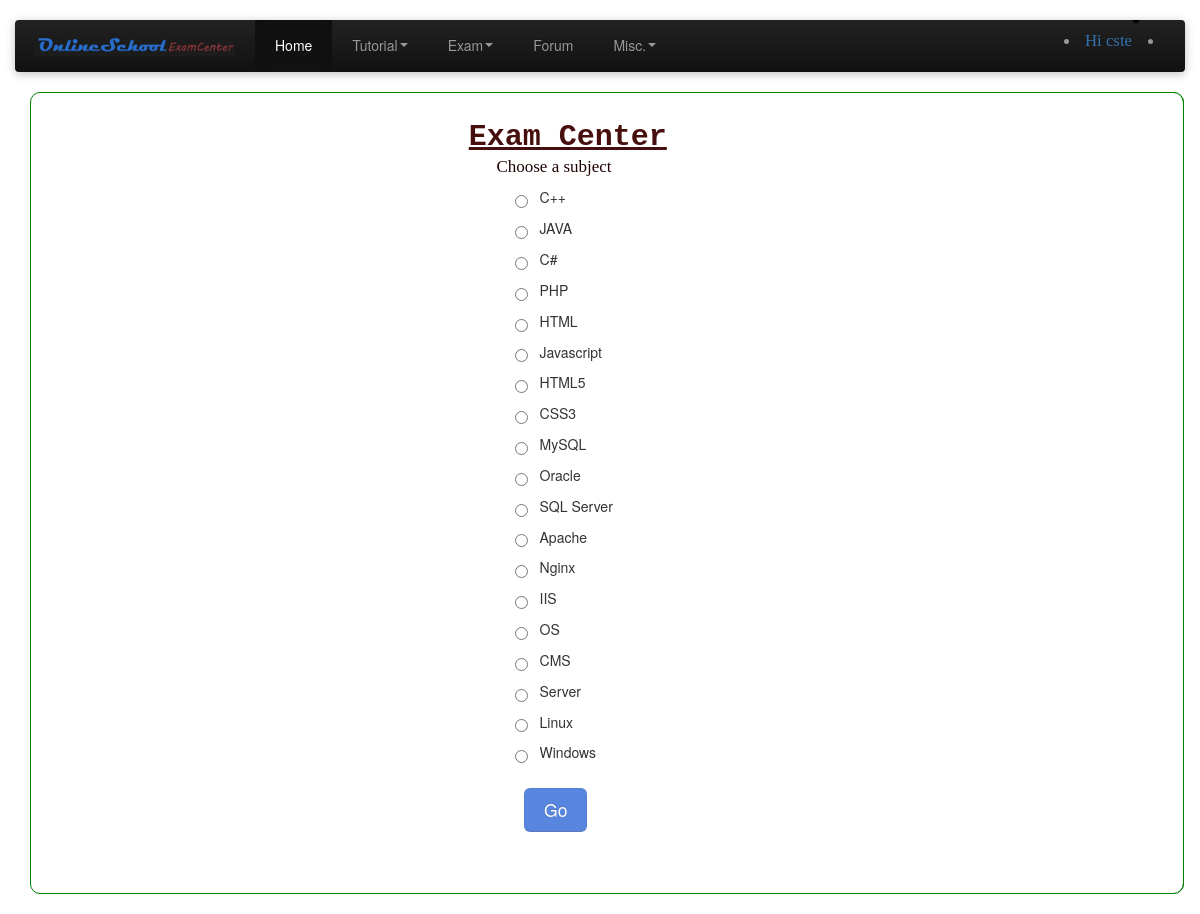
Screenshot of /ste_includes/exam/index.php (signed in) with the database file from the repository.
### tables this page shows
CREATE TABLE IF NOT EXISTS `user` (
  `user_id` int(11) NOT NULL AUTO_INCREMENT,
  `first_name` varchar(255) NOT NULL,
  `last_name` varchar(255) NOT NULL,
  `user_name` varchar(255) NOT NULL,
  `date_of_birth` varchar(255) NOT NULL,
  `e_mail` varchar(255) NOT NULL,
  `country` varchar(255) NOT NULL,
  `password` varchar(255) NOT NULL,
  `log_in_time` datetime NOT NULL,
  PRIMARY KEY (`user_id`)
);

CREATE TABLE IF NOT EXISTS `subcategory` (
  `Category_id` int(11) NOT NULL,
  `Subcategory_id` varchar(255) NOT NULL,
  `Subcategory_name` text NOT NULL,
  `meta` text NOT NULL,
  PRIMARY KEY (`Subcategory_id`)
);

### ste_includes/exam/index.php (the view, shortened to what this page needs)
<?php
$OKbar = "";
if(isset($_SESSION["user"])&& isset($_SESSION["password"])){
$user = preg_replace('#[^0-9A-Za-z]#i','',$_SESSION["user"]);
$pass = preg_replace('#[^0-9A-Za-z]#i','',$_SESSION["password"]);
$sql = mysql_query("SELECT * from user Where user_name='$user' AND password='$pass' LIMIT 1");
if(mysql_num_rows($sql) > 0){
while($row = mysql_fetch_array($sql)) {
    $id = $row['user_id'];
    $username = $row['user_name'];
	$password = $row['password'];
	}
if(strcmp($username,$user)==0 && strcmp($password,$pass)==0)
	{
		$OKbar = "
			  <ul class='pull-right'>
				  <li class='navbar-text'>
				  </li>
				  </ul>
          <ul class='pull-right'>
          <li class='navbar-text'>
          <a class='dropdown-toggle' data-toggle='dropdown' id='hi'>&nbsp;Hi&nbsp;$username<b class='caret'></b></a>
          <ul class='dropdown-menu' id='drpdwn'>
          <li><img class='userIMG' src='http://localhost/OnlineSchool/ste_includes/ste_content/img/sign_img/$id.jpg' alt='$username'/></li>
          <li><a href='http://localhost/OnlineSchool/ste_includes/signup/user_profile.php'>Account Settings</a></li>
          <li><a href='http://localhost/OnlineSchool/ste_includes/login/logout.php'>Log Out</a></li>
          </ul>
          </li>
          </ul>
          ";
	}
}
}
else{
header('location:http://localhost/OnlineSchool/ste_includes/login/loginForm.php');
exit();
}
?>
<?php
$xmSQL = mysql_query("SELECT * FROM `subcategory` ORDER BY `Category_id`");
$xmSubject = "";
while($row = mysql_fetch_array($xmSQL)){
	$subcategoryID = $row['Subcategory_id'];
	$subcategoryName = $row['Subcategory_name'];
	$xmSubject .= "<p class='subjctList'><input class='input1' type='radio' name='choose' value='$subcategoryID'> &nbsp;&nbsp;$subcategoryName <p>";
}
?>
<!DOCTYPE html>
<html lang="en">
<head>
    <link href="../ste_content/css/new.css" rel="stylesheet">
    <link href="../ste_content/css/new-responsive.css" rel="stylesheet">
	<link href="../ste_content/css/index.css" rel="stylesheet">
   	<link href="../ste_content/css/jquery.css" rel="stylesheet">
    <link href="../ste_content/css/exam.css" rel="stylesheet">
</head>
<body>
<div class="navbar-wrapper">
	<div class="container">
		<div class="navbar navbar-inverse">
		<div class="navbar-inner">
            <a class="brand" href=""><img src="../ste_content/img/exam_icon.jpg" width="200" height="80"/></a>
			<div class="nav-collapse collapse">
            <ul class="nav">
            	<li class="active"><a href="http://localhost/OnlineSchool/">Home</a></li>
				<li class="dropdown">
                	<a href="#" class="dropdown-toggle" data-toggle="dropdown">Tutorial<b class="caret"></b></a>
				</li>
				<li class="dropdown">
                	<a href="#" class="dropdown-toggle" data-toggle="dropdown">Exam<b class="caret"></b></a>
				</li>
				<li><a href="http://localhost/OnlineSchool/ste_includes/forum/index.php">Forum</a></li>
                <li class="dropdown">
                	<a href="#" class="dropdown-toggle" data-toggle="dropdown">Misc.<b class="caret"></b></a>
				</li>
            </ul>
            <?php
				echo $OKbar;
			?>
        </div>
        </div>
	</div>
</div>
<form action="questions.php" Method="POST">
<div id="bod">
  <div id="left_body">
  	<div class="hero_unit">
        <p class='titleTxt'>Exam Center</p>
        <p class='subTxt'>Choose a subject</p>
		<?php echo $xmSubject; ?>
        <a class="btn btn-primary btn-large" id="go_button">Go</a>
        </p>
   </div>
</div>
</form>
</div>
</body>
</html>

### ste_includes/ste_content/css/new-responsive.css (style rules this page uses)
@media (min-width: 1200px) { .container, .navbar-static-top .container, .navbar-fixed-top .container, .navbar-fixed-bottom .container { width: 1170px; } }
@media (min-width: 1200px) { input, textarea, .uneditable-input { margin-left: 0; } }
@media (min-width: 980px) { .nav-collapse.collapse { height: auto !important; overflow: visible !important; } }

### ste_includes/ste_content/css/index.css (style rules this page uses)
body { margin:5px 10px 5px 10px; background-color: WHITE; background-image:url('../img/background.png'); }
#hi { color: #3471af; font-family: comic sans; font-size: 1.2em; margin-top: 2em; }
.navbar-wrapper { position: absolute; top: 0; left: 0; right: 0; z-index: 10; margin-top: 20px; margin-bottom: -90px; }
.navbar .navbar-inner { border: 0; -webkit-box-shadow: 0 2px 10px rgba(0,0,0,.25); -moz-box-shadow: 0 2px 10px rgba(0,0,0,.25); box-shadow: 0 2px 10px rgba(0,0,0,.25); }
.navbar .brand { padding: 14px 20px 16px; font-size: 16px; font-weight: bold; text-shadow: 0 -1px 0 rgba(0,0,0,.5); }
.navbar .nav > li > a { padding: 15px 20px; }

### ste_includes/ste_content/css/exam.css (style rules this page uses)
#bod { border:1px solid GREEN; border-radius:10px; width:96%; min-width: 980px; min-height:800px; margin: 0px 20px 20px 30px; -moz-border-radius:10px; -webkit-border-radius:10px; }
#left_body { border-right: 1px solid GREEN; border-top-right-radius: 10px; border-bottom-right-radius: 10px; float:left; width:60%; min-height:800px; display:block; position:relative; -moz-border-radius:10px; -webkit-border-radius:10px; }
.hero_unit { width: 40%; margin-top: 3%; margin-left: 38%; margin-bottom: 5%; }
.titleTxt { font-family: courier; font-size: 30px; font-weight: bold; text-decoration: underline; color:#470e0e; }
.subTxt { font-family: Constania; font-size: 17px; font-weight: italic; color:#200202; margin-left: 6%; }
.subjctList { margin-left: 10%; }
#go_button { margin-top: 15px; margin-left: 12%; }

### rows the page displays
user: user_name "cste"
subcategory: Subcategory_name "C++"
subcategory: Subcategory_name "JAVA"
subcategory: Subcategory_name "C#"
subcategory: Subcategory_name "PHP"
subcategory: Subcategory_name "HTML"
subcategory: Subcategory_name "Javascript"
subcategory: Subcategory_name "HTML5"
subcategory: Subcategory_name "CSS3"
subcategory: Subcategory_name "MySQL"
subcategory: Subcategory_name "Oracle"
subcategory: Subcategory_name "SQL Server"
subcategory: Subcategory_name "Apache"
subcategory: Subcategory_name "Nginx"
subcategory: Subcategory_name "IIS"
subcategory: Subcategory_name "OS"
subcategory: Subcategory_name "CMS"
subcategory: Subcategory_name "Server"
subcategory: Subcategory_name "Linux"
subcategory: Subcategory_name "Windows"
